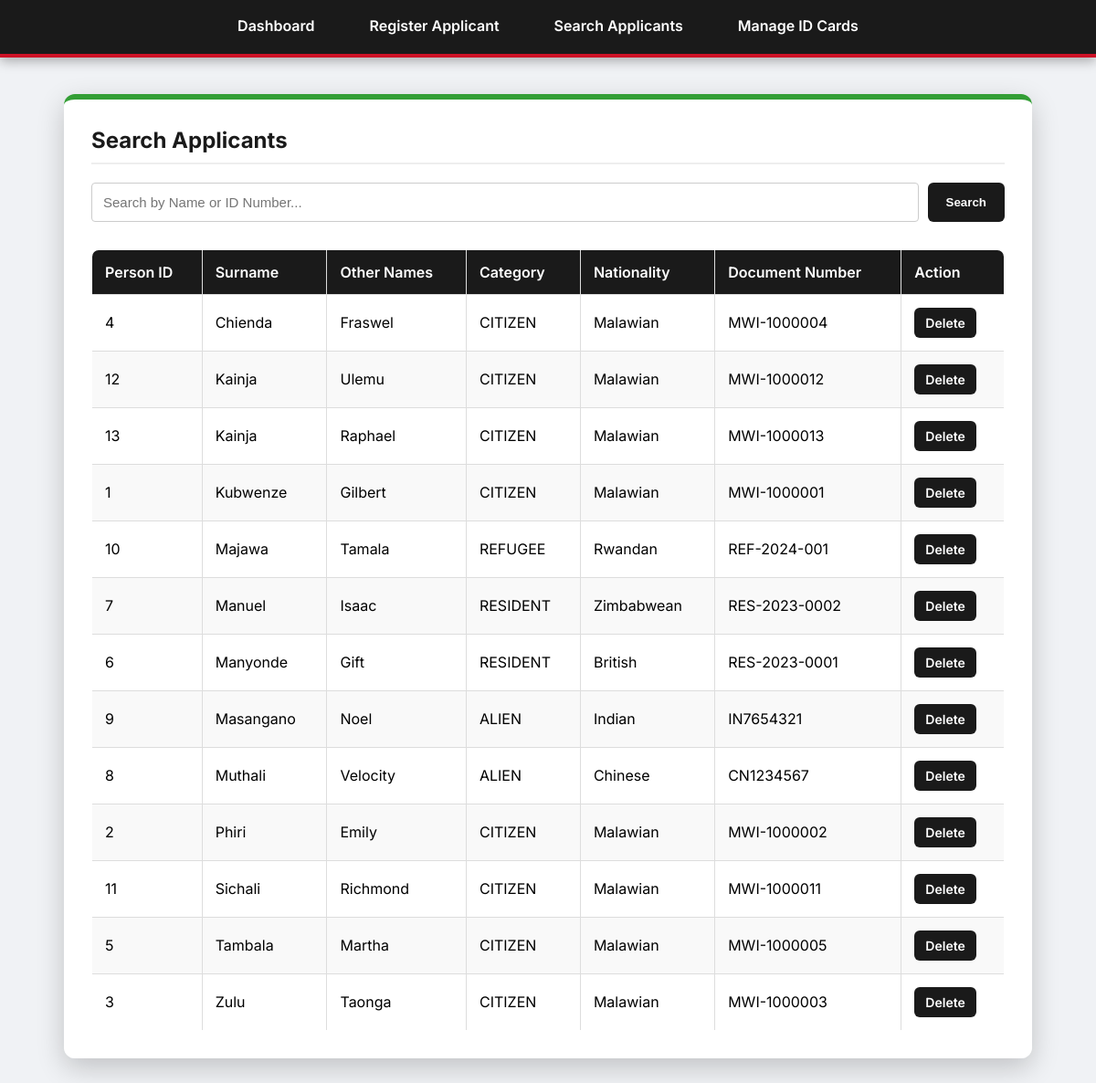
Screenshot of /search.php with the database file from the repository.
### tables this page shows
CREATE TABLE PERSON (
    PersonID    INT AUTO_INCREMENT PRIMARY KEY,
    Surname     VARCHAR(50) NOT NULL,
    OtherNames  VARCHAR(80) NOT NULL,
    Sex         CHAR(1)     NOT NULL,
    DateOfBirth DATE        NOT NULL,
    Gender      VARCHAR(20) NOT NULL,
    Nationality VARCHAR(50) NOT NULL,
    PersonType  VARCHAR(10) NOT NULL,
    AddressID   INT,
    CONSTRAINT chk_person_type CHECK (PersonType IN ('CITIZEN','RESIDENT','ALIEN','REFUGEE')),
    CONSTRAINT chk_person_sex  CHECK (Sex IN ('M','F')),
    CONSTRAINT fk_person_address FOREIGN KEY (AddressID) REFERENCES ADDRESS(AddressID)
        ON UPDATE CASCADE ON DELETE SET NULL
);

### search.php (the view, shortened to what this page needs)
<?php
require_once 'db_connect.php';
$searchTerm = '';
$results = [];
if (isset($_GET['search'])) {
    $searchTerm = trim($_GET['search']);
    $sql = "SELECT p.PersonID, p.Surname, p.OtherNames, p.PersonType, p.Nationality,
            COALESCE(c.IdentificationNo, r.ResidencePermitNo, al.PassportNumber, rf.RefugeeNumber) AS DocumentNumber
            FROM PERSON p
            LEFT JOIN CITIZEN c ON p.PersonID = c.PersonID
            LEFT JOIN RESIDENT r ON p.PersonID = r.PersonID
            LEFT JOIN ALIEN al ON p.PersonID = al.PersonID
            LEFT JOIN REFUGEE rf ON p.PersonID = rf.PersonID
            WHERE p.Surname LIKE ? OR p.OtherNames LIKE ? OR c.IdentificationNo LIKE ?";
    $stmt = $pdo->prepare($sql);
    $stmt->execute(["%$searchTerm%", "%$searchTerm%", "%$searchTerm%"]);
    $results = $stmt->fetchAll();
} else {
    $sql = "SELECT p.PersonID, p.Surname, p.OtherNames, p.PersonType, p.Nationality,
            COALESCE(c.IdentificationNo, r.ResidencePermitNo, al.PassportNumber, rf.RefugeeNumber) AS DocumentNumber
            FROM PERSON p
            LEFT JOIN CITIZEN c ON p.PersonID = c.PersonID
            LEFT JOIN RESIDENT r ON p.PersonID = r.PersonID
            LEFT JOIN ALIEN al ON p.PersonID = al.PersonID
            LEFT JOIN REFUGEE rf ON p.PersonID = rf.PersonID
            ORDER BY p.Surname";
    $results = $pdo->query($sql)->fetchAll();
}
?>
<!DOCTYPE html>
<html lang="en">
<head>
    <link rel="stylesheet" href="css/style.css">
</head>
<body>
    <div class="navbar">
        <a href="index.php">Dashboard</a>
        <a href="register.php">Register Applicant</a>
        <a href="search.php">Search Applicants</a>
        <a href="manage_cards.php">Manage ID Cards</a>
    </div>
    <div class="container">
        <h2>Search Applicants</h2>
        <form method="GET" action="" style="margin-bottom: 30px; display: flex; gap: 10px;">
            <input type="text" name="search" placeholder="Search by Name or ID Number..." value="<?= htmlspecialchars($searchTerm) ?>" style="flex: 1; padding: 12px; border: 1px solid #ccc; border-radius: 4px; font-size: 15px;">
            <button type="submit" class="btn">Search</button>
        </form>
        <table>
            <thead>
                <tr>
                    <th>Person ID</th>
                    <th>Surname</th>
                    <th>Other Names</th>
                    <th>Category</th>
                    <th>Nationality</th>
                    <th>Document Number</th>
                    <th>Action</th>
                </tr>
            </thead>
            <tbody>
                <?php if (count($results) > 0): ?>
                    <?php foreach ($results as $row): ?>
                        <tr>
                            <td><?= htmlspecialchars($row['PersonID']) ?></td>
                            <td><?= htmlspecialchars($row['Surname']) ?></td>
                            <td><?= htmlspecialchars($row['OtherNames']) ?></td>
                            <td><?= htmlspecialchars($row['PersonType']) ?></td>
                            <td><?= htmlspecialchars($row['Nationality']) ?></td>
                            <td><?= htmlspecialchars($row['DocumentNumber']) ?></td>
                            <td>
                                <a href="search.php?delete_id=<?= $row['PersonID'] ?>" class="btn btn-danger" style="padding: 8px 12px; font-size: 14px;" onclick="return confirm('Are you sure you want to attempt to delete this record?');">Delete</a>
                            </td>
                        </tr>
                    <?php endforeach; ?>
                <?php else: ?>
                    <tr><td colspan="7" style="text-align:center;">No applicants found.</td></tr>
                <?php endif; ?>
            </tbody>
        </table>
    </div>
</body>
</html>

### css/style.css (style rules this page uses)
body { font-family: 'Inter', sans-serif; background-color: #f0f2f5; margin: 0; padding: 0; background-size: cover; background-position: center; background-attachment: fixed; }
.navbar { background-color: #1a1a1a; display: flex; justify-content: center; padding: 0; box-shadow: 0 4px 12px rgba(0,0,0,0.3); border-bottom: 4px solid #ce1126; }
.navbar a { color: #ffffff; text-decoration: none; padding: 18px 30px; font-size: 16px; font-weight: 600; transition: all 0.3s ease; border-bottom: 3px solid transparent; }
.container { width: 85%; max-width: 1000px; margin: 40px auto; background: rgba(255, 255, 255, 0.97); padding: 30px; border-radius: 12px; box-shadow: 0 10px 30px rgba(0,0,0,0.2); border-top: 6px solid #339e35; }
h2 { color: #1a1a1a; border-bottom: 2px solid #eee; padding-bottom: 10px; margin-top: 0; }
table { width: 100%; border-collapse: collapse; margin-top: 20px; border-radius: 8px; overflow: hidden; }
table, th, td { border: 1px solid #ddd; }
th, td { padding: 14px; text-align: left; }
th { background-color: #1a1a1a; color: white; font-weight: 600; }
tr:nth-child(even) { background-color: #f9f9f9; }
.btn { background-color: #1a1a1a; color: white; padding: 12px 20px; border: none; border-radius: 6px; cursor: pointer; font-weight: 600; transition: 0.3s; text-decoration: none; display: inline-block; }

### rows the page displays
person: PersonID "4", Surname "Chienda", OtherNames "Fraswel", PersonType "CITIZEN", Nationality "Malawian", DocumentNumber "MWI-1000004"
person: PersonID "12", Surname "Kainja", OtherNames "Ulemu", PersonType "CITIZEN", Nationality "Malawian", DocumentNumber "MWI-1000012"
person: PersonID "13", Surname "Kainja", OtherNames "Raphael", PersonType "CITIZEN", Nationality "Malawian", DocumentNumber "MWI-1000013"
person: PersonID "1", Surname "Kubwenze", OtherNames "Gilbert", PersonType "CITIZEN", Nationality "Malawian", DocumentNumber "MWI-1000001"
person: PersonID "10", Surname "Majawa", OtherNames "Tamala", PersonType "REFUGEE", Nationality "Rwandan", DocumentNumber "REF-2024-001"
person: PersonID "7", Surname "Manuel", OtherNames "Isaac", PersonType "RESIDENT", Nationality "Zimbabwean", DocumentNumber "RES-2023-0002"
person: PersonID "6", Surname "Manyonde", OtherNames "Gift", PersonType "RESIDENT", Nationality "British", DocumentNumber "RES-2023-0001"
person: PersonID "9", Surname "Masangano", OtherNames "Noel", PersonType "ALIEN", Nationality "Indian", DocumentNumber "IN7654321"
person: PersonID "8", Surname "Muthali", OtherNames "Velocity", PersonType "ALIEN", Nationality "Chinese", DocumentNumber "CN1234567"
person: PersonID "2", Surname "Phiri", OtherNames "Emily", PersonType "CITIZEN", Nationality "Malawian", DocumentNumber "MWI-1000002"
person: PersonID "11", Surname "Sichali", OtherNames "Richmond", PersonType "CITIZEN", Nationality "Malawian", DocumentNumber "MWI-1000011"
person: PersonID "5", Surname "Tambala", OtherNames "Martha", PersonType "CITIZEN", Nationality "Malawian", DocumentNumber "MWI-1000005"
person: PersonID "3", Surname "Zulu", OtherNames "Taonga", PersonType "CITIZEN", Nationality "Malawian", DocumentNumber "MWI-1000003"
